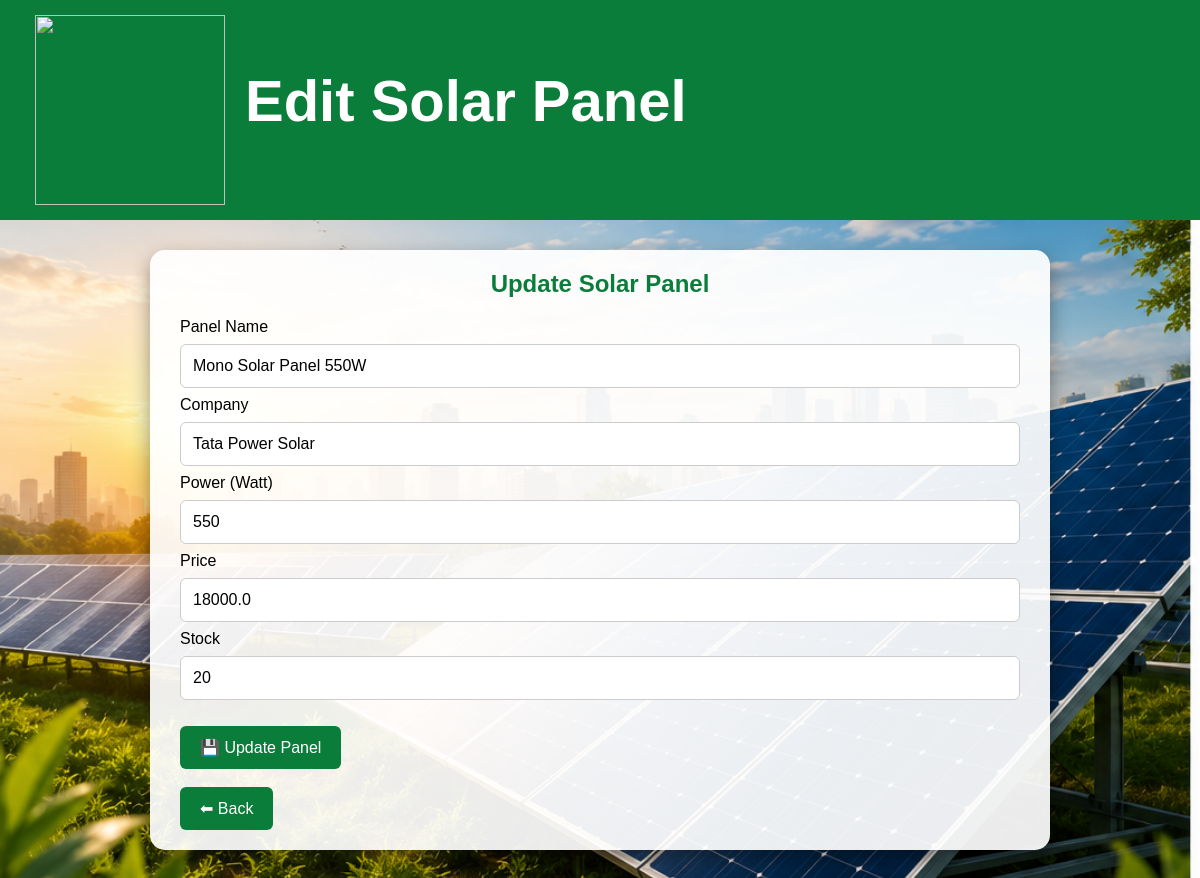
/edit_panel/1, run on the app's committed database.
### tables this page shows
CREATE TABLE panels(
    id INTEGER PRIMARY KEY AUTOINCREMENT,
    panel_name TEXT NOT NULL,
    company TEXT NOT NULL,
    watt INTEGER,
    price REAL,
    stock INTEGER
);

### app.py (the view)
@app.route("/edit_panel/<int:id>")
def edit_panel(id):
    c = connect_db()
    cur = c.cursor()
    cur.execute("SELECT * FROM panels WHERE id=?", (id,))
    panel = cur.fetchone()
    c.close()
    return render_template("edit_panel.html", panel=panel)

### app.py (called while the page is built)
def connect_db():
    return sqlite3.connect("solar.db")

### templates/edit_panel.html (shortened to what this page needs)
<!DOCTYPE html>
<html>
<head>
    <link rel="stylesheet" href="{{ url_for('static', filename='style.css') }}">
</head>
<body>
<header class="header">
    <div class="header-left">
        <img src="{{ url_for('static', filename='images/logo.png') }}" class="logo">
        <h1>Edit Solar Panel</h1>
    </div>
</header>
<div class="container">
<h2>Update Solar Panel</h2>
<form action="/update_panel/{{ panel[0] }}" method="POST">
<label>Panel Name</label>
<input type="text" name="panel_name" value="{{ panel[1] }}" required>
<label>Company</label>
<input type="text" name="company" value="{{ panel[2] }}" required>
<label>Power (Watt)</label>
<input type="number" name="watt" value="{{ panel[3] }}" required>
<label>Price</label>
<input type="number" name="price" value="{{ panel[4] }}" required>
<label>Stock</label>
<input type="number" name="stock" value="{{ panel[5] }}" required>
<br><br>
<button type="submit">💾 Update Panel</button>
</form>
<br>
<a href="/panel">
<button type="button">⬅ Back</button>
</a>
</div>
</body>
</html>

### static/style.css (style rules this page uses)
* { margin:0; padding:0; box-sizing:border-box; font-family:Arial, Helvetica, sans-serif; }
body { background:url("/static/images/background.jpg"); background-size:cover; background-repeat:no-repeat; background-position:center; background-attachment:fixed; }
.header { width:100%; background:#0b7d3b; display:flex; justify-content:space-between; align-items:center; padding:15px 35px; }
.header-left { display:flex; align-items:center; }
.logo { width:190px; height:190px; object-fit:contain; }
.header h1 { color:white; font-size:58px; margin-left:20px; font-weight:bold; }
.container { width:90%; max-width:900px; margin:30px auto; background:rgba(255,255,255,0.92); padding:20px 30px; border-radius:15px; box-shadow:0 8px 20px rgba(0,0,0,.4); }
h1,h2,h3 { color:#0b7d3b; text-align:center; margin-bottom:20px; }
input, select, textarea { width:100%; padding:12px; margin:8px 0; border:1px solid #ccc; border-radius:6px; font-size:16px; }
button { background:#0b7d3b; color:white; border:none; padding:12px 20px; border-radius:6px; cursor:pointer; font-size:16px; transition:.3s; }
a { text-decoration:none; }

### data on the page
panels: panel_name "Mono Solar Panel 550W", company "Tata Power Solar", watt "550", price "18000.0", stock "20"
